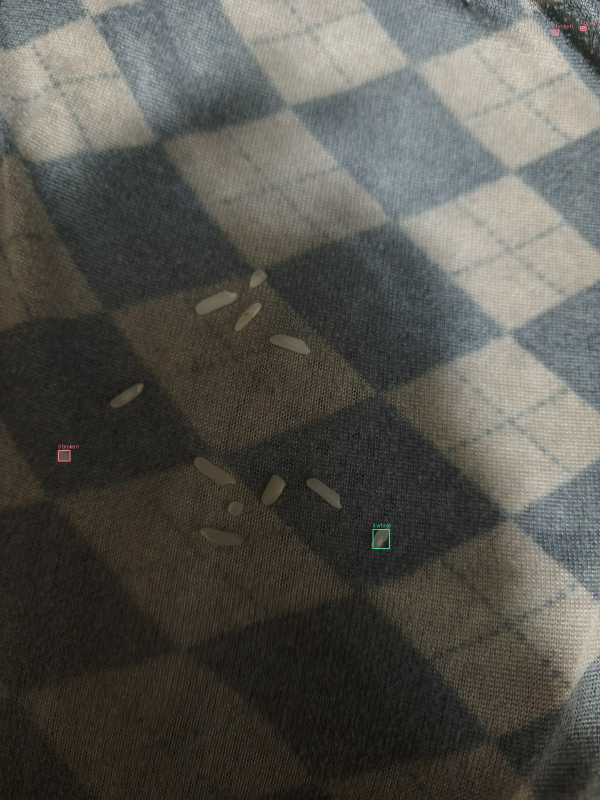
#> input picture milestone submission/shared/updates_20261123/evaluation/pattern_before.jpg, 1200 x 1600 px (shown at 1/2 size)
$ python -i current_foreground.py   (imports and definitions only)
#> lines starting #> are read from the running program, lines starting #| are printed output that depends on the picture; after the words box and inside, x2 and y2 are one past the last pixel; in counts of white or black regions, pixels touching at a corner belong together
#> further down, picture is the input picture: shape (1600, 1200, 3); mean B, G, R 78, 84.3, 85.5
"""Local bright-object extraction for nonuniform photographic backgrounds."""
import numpy as np
from scipy import ndimage


def texture_foreground(rgb):
    """Recover dim, smooth grain interiors against fine woven patterns.

    Used only after the normal detector rejects nearly all candidates for low
    contrast. Seed erosion suppresses smooth individual gaps in the weave;
    propagation then recovers the larger grain silhouette around each seed.
    """
    gray = rgb @ np.array([.299, .587, .114])
    smooth = ndimage.gaussian_filter(gray, 2.2)
    signal = smooth - ndimage.gaussian_filter(smooth, 20.)
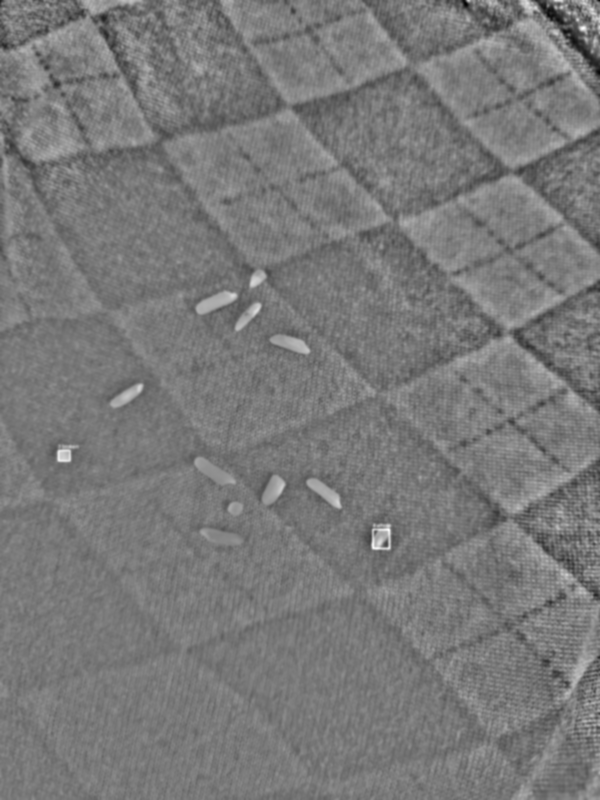
#> signal: shape (1600, 1200) float64 (shown at 1/2 size); min -52.47, max 57.72, mean 0; drawn with min black and max white
    residual = gray - ndimage.gaussian_filter(gray, 1.2)
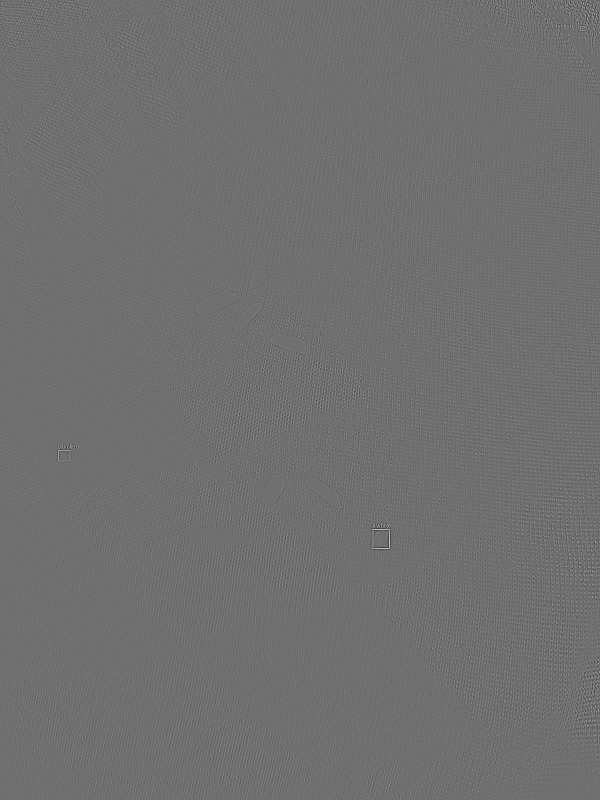
#> residual: shape (1600, 1200) float64 (shown at 1/2 size); min -70.15, max 90.33, mean 0; drawn with min black and max white
    energy = ndimage.gaussian_filter(residual ** 2, 1.3)
    surrounding_energy = ndimage.gaussian_filter(energy, 12.)
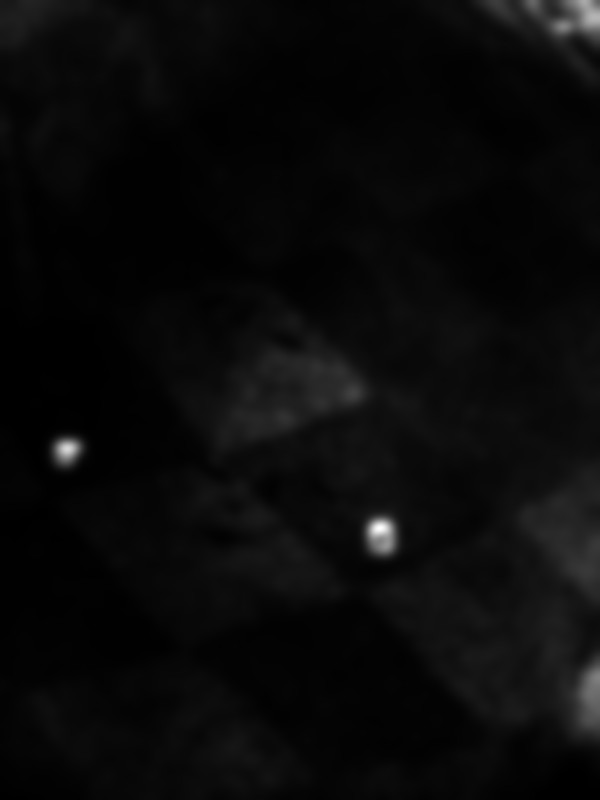
#> surrounding_energy: shape (1600, 1200) float64 (shown at 1/2 size); min 1.26, max 634.9, mean 26.4; drawn with min black and max white
    ratio = energy / np.maximum(surrounding_energy, .25)
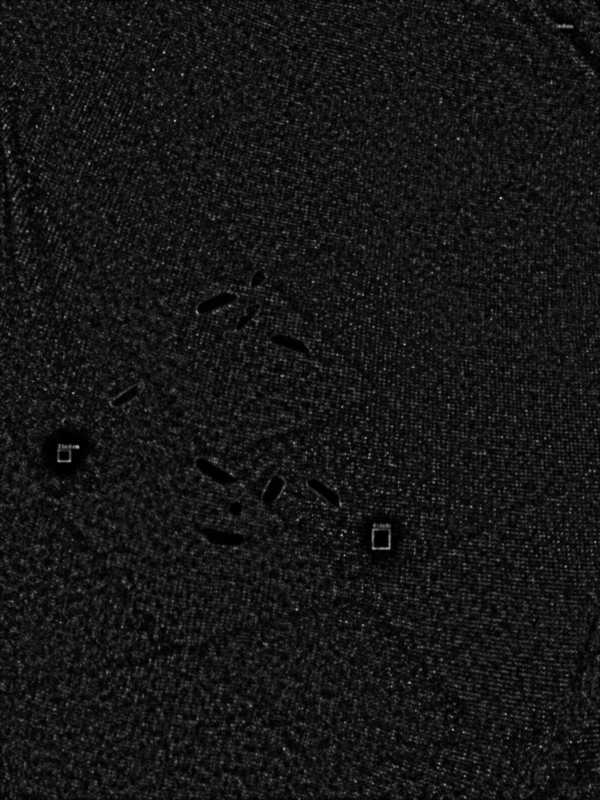
#> ratio: shape (1600, 1200) float64 (shown at 1/2 size); min 0.00103, max 10.95, mean 0.97; drawn with min black and max white
    color = ndimage.gaussian_filter(rgb.astype(np.float32), (2.2, 2.2, 0))
    red, green, blue = color.transpose(2, 0, 1)
    neutral = ((red >= .65 * green) & (red >= .65 * blue) &
               (green >= .55 * red) & (green >= .6 * blue) &
               (blue >= .3 * np.maximum(red, green)))
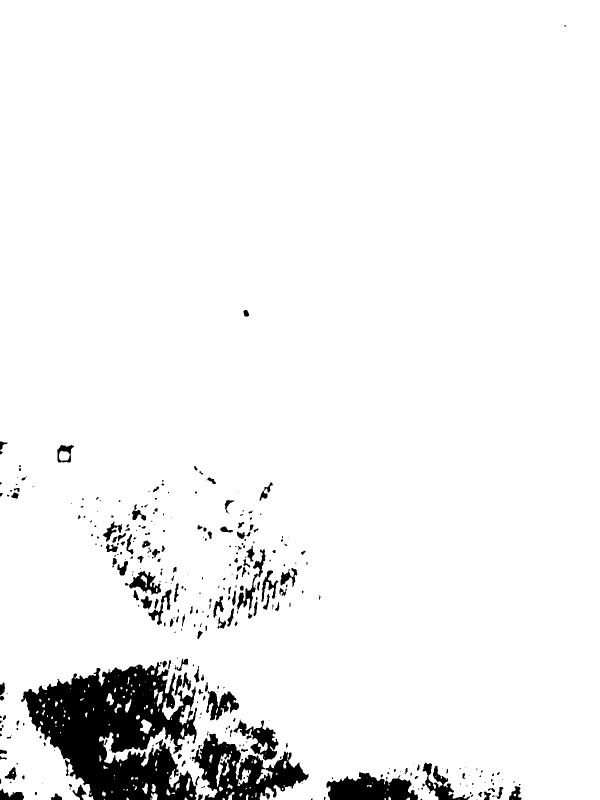
#> neutral: shape (1600, 1200) bool (shown at 1/2 size); 94.5% white; 354 black regions (206 under 20 px), largest, box (x1, y1, x2, y2) and area: (42, 1324, 399, 1600) 57905, (384, 1467, 617, 1600) 14027, (653, 1544, 836, 1600) 6969
    seed = (ratio < .15) & (energy < 1.5) & (signal > 2.) & neutral
#> seed: shape (1600, 1200) bool; 0.38% white; 174 white regions (151 under 20 px), largest, box (x1, y1, x2, y2) and area: (393, 919, 461, 965) 1180, (409, 1059, 486, 1088) 1151, (398, 588, 470, 624) 1041
    seed = ndimage.binary_opening(seed, np.ones((3, 3)))
#> seed: shape (1600, 1200) bool; 0.33% white; 36 white regions (16 under 20 px), largest, box (x1, y1, x2, y2) and area: (394, 919, 460, 964) 1174, (421, 1061, 485, 1088) 1065, (398, 589, 466, 624) 1020
    allowed = (ratio < .7) & (signal > 2.) & neutral
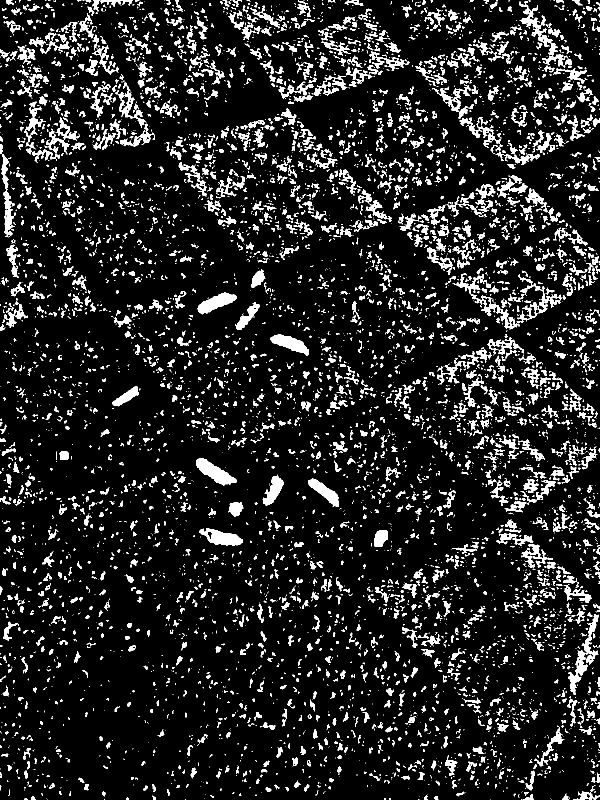
#> allowed: shape (1600, 1200) bool (shown at 1/2 size); 11.3% white; 6520 white regions (4405 under 20 px), largest, box (x1, y1, x2, y2) and area: (1136, 1228, 1198, 1390) 2266, (1038, 3, 1130, 133) 2152, (392, 916, 474, 971) 1977
    mask = ndimage.binary_propagation(seed, mask=allowed)
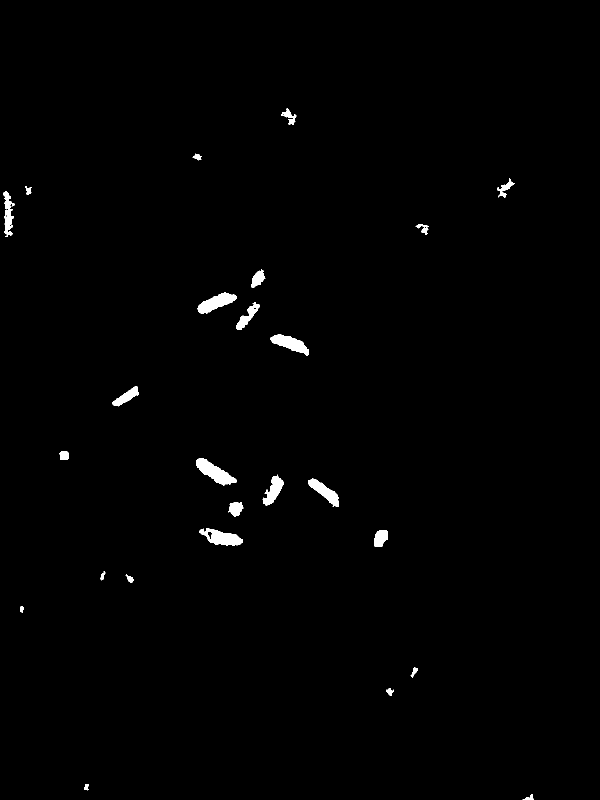
#> mask: shape (1600, 1200) bool (shown at 1/2 size); 0.86% white; 25 white regions, largest, box (x1, y1, x2, y2) and area: (392, 916, 474, 971) 1977, (398, 1056, 486, 1091) 1691, (395, 584, 473, 628) 1670
    mask = ndimage.binary_closing(mask, np.ones((3, 3)), iterations=2)
#> mask: shape (1600, 1200) bool; 0.88% white; 25 white regions, largest, box (x1, y1, x2, y2) and area: (392, 916, 474, 971) 1983, (398, 1056, 486, 1091) 1728, (395, 584, 473, 628) 1683
    return ndimage.binary_opening(mask, np.ones((3, 3)))
#> returned value: shape (1600, 1200) bool; 0.87% white; 25 white regions, largest, box (x1, y1, x2, y2) and area: (392, 916, 474, 971) 1983, (399, 1057, 486, 1091) 1722, (395, 584, 473, 627) 1682


def adaptive_foreground(rgb):
    # Grains remain small bright structures after local illumination removal.
    # Smoothing precedes subtraction so cloth weave does not dominate maxima.
    gray = rgb @ np.array([.299, .587, .114])
    smooth = ndimage.gaussian_filter(gray.astype(np.float32), 2.2)
    background = ndimage.gaussian_filter(smooth, 20.)
    signal = smooth - background
    noise = 1.4826 * np.median(np.abs(signal - np.median(signal)))
    threshold = max(6., 4.5 * noise)
    mask = signal > threshold
    # White/cream rice may be yellowish, but strongly red, green or blue
    # fabric is not rice. Broad ratios tolerate shadows and warm illumination;
    # they are deliberately not a hard 'pure white' threshold.
    color = ndimage.gaussian_filter(rgb.astype(np.float32), (2.2, 2.2, 0))
    red, green, blue = color[..., 0], color[..., 1], color[..., 2]
    median_color = np.median(color.reshape(-1, 3), axis=0)
    blue_surface = median_color[2] > 1.08*median_color[0] and median_color[2] > 1.03*median_color[1]
    red_blue_floor = .95 if blue_surface else .65
    neutral = ((red >= .65*green) & (red >= red_blue_floor*blue) &
               (green >= .55*red) & (green >= .6*blue) &
               (blue >= .3*np.maximum(red, green)))
    mask &= neutral
    if blue_surface:
        # Bright islands survive; broad phone-shadow transitions do not.
        island = ndimage.white_tophat(smooth, size=(41, 41))
        mask &= island > max(8., threshold)
    mask = ndimage.binary_opening(mask, np.ones((3, 3)))
    mask = ndimage.binary_closing(mask, np.ones((3, 3)))
    if blue_surface:
        labels, count = ndimage.label(mask, np.ones((3, 3)))
        if count:
            peaks = ndimage.maximum(island, labels, np.arange(count + 1))
            keep = peaks >= max(16., 1.5 * threshold)
            keep[0] = False
            mask = keep[labels]
    return mask

>>> import cv2
>>> picture = cv2.imread('pattern_before.jpg')
>>> result = texture_foreground(picture)
